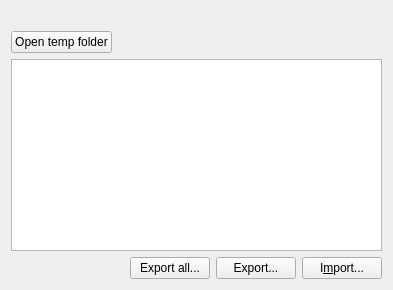
      <widget class="QWidget" name="pak_explorer">
       <attribute name="title">
        <string>Pak Explorer</string>
       </attribute>
       <layout class="QGridLayout" name="gridLayout_2">
        <item row="6" column="5">
         <widget class="QPushButton" name="importButton_2">
          <property name="sizePolicy">
           <sizepolicy hsizetype="Fixed" vsizetype="Fixed">
            <horstretch>0</horstretch>
            <verstretch>0</verstretch>
           </sizepolicy>
          </property>
          <property name="text">
           <string>I&amp;mport...</string>
          </property>
         </widget>
        </item>
        <item row="3" column="0" rowspan="3" colspan="6">
         <layout class="QHBoxLayout" name="horizontalLayout_3">
          <item>
           <widget class="QListView" name="listView_2">
            <property name="sizePolicy">
             <sizepolicy hsizetype="Expanding" vsizetype="Expanding">
              <horstretch>0</horstretch>
              <verstretch>0</verstretch>
             </sizepolicy>
            </property>
            <property name="lineWidth">
             <number>1</number>
            </property>
           </widget>
          </item>
         </layout>
        </item>
        <item row="0" column="0" colspan="6">
         <widget class="QLabel" name="fileNameText_2">
          <property name="sizePolicy">
           <sizepolicy hsizetype="Preferred" vsizetype="Fixed">
            <horstretch>0</horstretch>
            <verstretch>0</verstretch>
           </sizepolicy>
          </property>
          <property name="layoutDirection">
           <enum>Qt::LeftToRight</enum>
          </property>
          <property name="text">
           <string/>
          </property>
          <property name="alignment">
           <set>Qt::AlignCenter</set>
          </property>
         </widget>
        </item>
        <item row="6" column="4">
         <widget class="QPushButton" name="exportButton_2">
          <property name="sizePolicy">
           <sizepolicy hsizetype="Fixed" vsizetype="Fixed">
            <horstretch>0</horstretch>
            <verstretch>0</verstretch>
           </sizepolicy>
          </property>
          <property name="text">
           <string>Export...</string>
          </property>
         </widget>
        </item>
        <item row="6" column="3">
         <widget class="QPushButton" name="exportAllButton_2">
          <property name="sizePolicy">
           <sizepolicy hsizetype="Fixed" vsizetype="Fixed">
            <horstretch>0</horstretch>
            <verstretch>0</verstretch>
           </sizepolicy>
          </property>
          <property name="text">
           <string>Export all...</string>
          </property>
         </widget>
        </item>
        <item row="2" column="0">
         <widget class="QPushButton" name="openTempFolderButton">
          <property name="sizePolicy">
           <sizepolicy hsizetype="Fixed" vsizetype="Fixed">
            <horstretch>0</horstretch>
            <verstretch>0</verstretch>
           </sizepolicy>
          </property>
          <property name="text">
           <string>Open temp folder</string>
          </property>
         </widget>
        </item>
       </layout>
      </widget>
